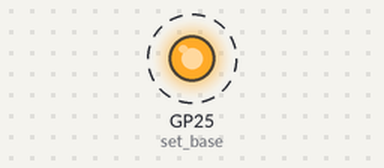
Bench run of a program on a simulated Raspberry Pi Pico running MicroPython. Shown: output pins drawn as LEDs (lit = HIGH). Dashed ring = blinking. At 5.0 s the program stops and its outputs stay as they are.

Above: at 0.04 s.
Timing chart, 0 to 3.0 s (numbered marks = the images above):
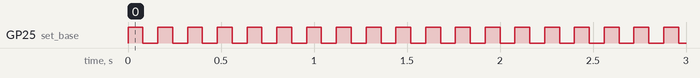

Measured:
- by itself, GP25 (set_base): alternates HIGH for 0.08 s and LOW for 0.08 s, 63 changes in all, then stays HIGH

The program:

asm_pio.py
```python
import time
import rp2
from machine import Pin

@rp2.asm_pio(set_init=rp2.PIO.OUT_LOW)
def blink():
    wrap_target()
    set(pins, 1)  [31]
    nop()         [31]
    nop()         [31]
    nop()         [31]
    nop()         [31]
    set(pins, 0)  [31]
    nop()         [31]
    nop()         [31]
    nop()         [31]
    nop()         [31]
    wrap()

sm = rp2.StateMachine(0, blink, freq=2000, set_base=Pin(25))

sm.active(1)
time.sleep(5)
sm.active(0)
```
